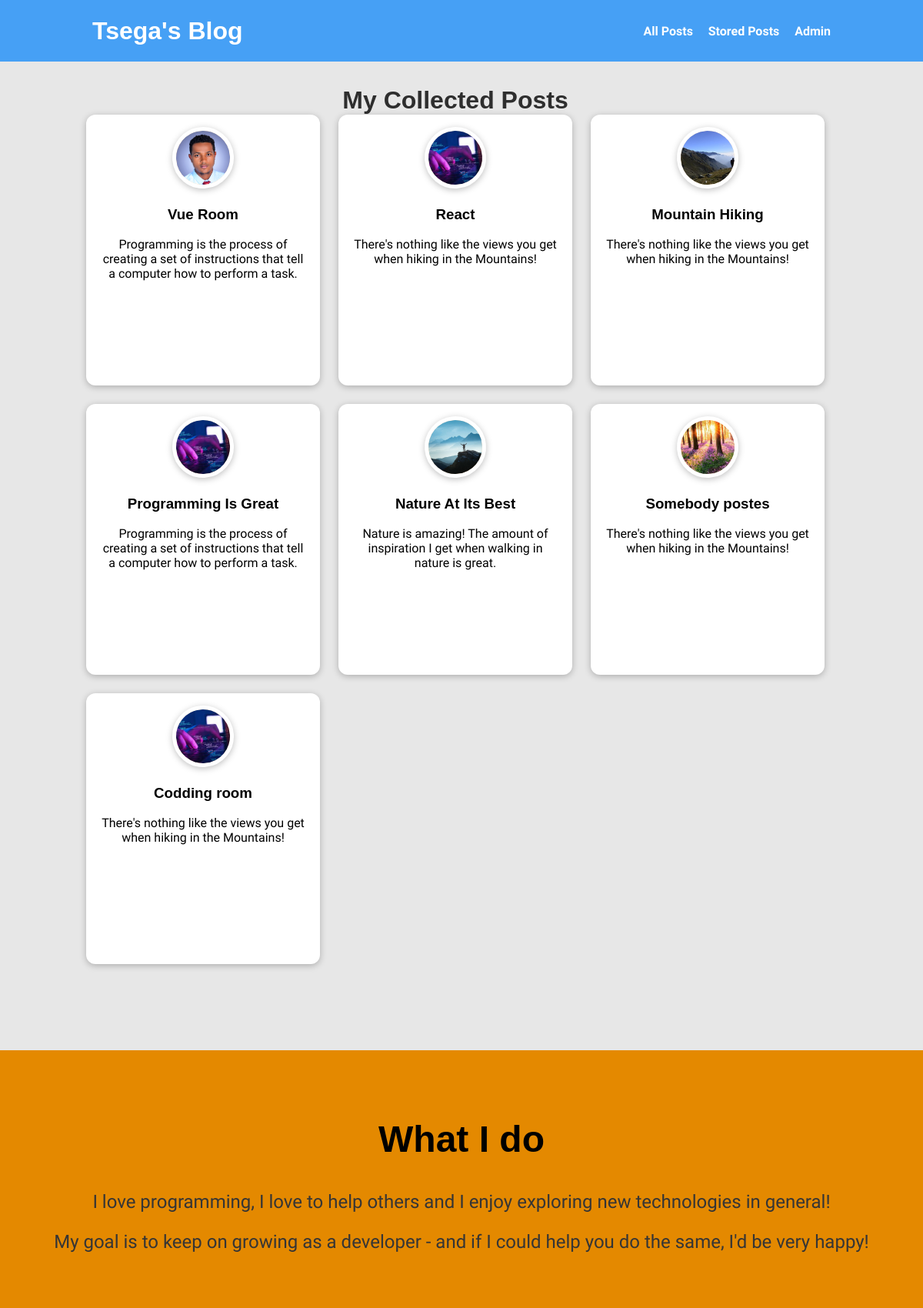
The page /posts on the database its author committed.
### blog/models.py (models this page shows, shortened)
class Post(models.Model):
    title = models.CharField(max_length=150)
    excerpt = models.CharField(max_length=200)
    image = models.ImageField(upload_to="posts", null = True)
    date =  models.DateField(auto_now=True)
    slug = models.SlugField(unique=True, db_index=True)
    content = models.TextField(validators=[MinLengthValidator(10)])
    author = models.ForeignKey(Author, null = True, on_delete=models.SET_NULL, related_name="posts")
    tags = models.ManyToManyField(Tag)

### blog/views.py (the view)
# urls.py: path("posts",views.AllPostsView.as_view(), name="posts-page"),
class AllPostsView(ListView):
    template_name = "blog/all-posts.html"
    model = Post
    ordering= ["-date"]
    context_object_name= "all_posts"

### blog/templates/blog/all-posts.html (shortened to what this page needs)
{% extends 'base.html' %}
{% load static %}
{% block css_files %}
<link rel ="stylesheet" href="{% static "blog/post.css" %}">
<link rel ="stylesheet" href="{% static "blog/all-posts.css" %}">
{% endblock  %}
{% block  content%}
<section id="all-posts">
  <h2>My Collected Posts</h2>
     <ul>
      {% for post in all_posts %}
      {% include 'blog/includes/post.html' %}
      {% endfor %}
     </ul>
</section>
{% include 'footer.html' %}
{% endblock  %}

### blog/templates/blog/includes/post.html (shortened to what this page needs)
<li>
    <article class="post">
        <a href ="{% url 'posts-detail-page' post.slug%}">
            <img src="{{post.image.url}}" alt="{{post.title}}">
            <div class="post_content">
                <h3>{{post.title}}</h3>
                <p>{{post.excerpt}}</p>
                <br>
            </div>
        </a>
     </article>
 </li>

### static/app.css (style rules this page uses)
* { box-sizing: border-box; }
html { font-family: 'Roboto Condensed', sans-serif; }
body { margin: 0; }
h1, h2, h3 { font-family: 'Loto', sans-serif; font-weight: bold; }

### blog/static/blog/post.css (style rules this page uses)
.post { display: flex; flex-direction: column; align-items: center; text-align: center; }
.post a { text-decoration: none; color: black; transition: all 0.2s ease; padding: 1rem; }
.post img { width: 5rem; height: 5rem; object-fit: cover; object-position: top; border: 5px solid white; border-radius: 50%; background-color: #ffe1bf; transform: rotateZ(-5deg); box-shadow: 0 2px 8px rgba(0, 0, 0, 0.25); }

### blog/static/blog/all-posts.css (style rules this page uses)
body { background-color: #e7e7e7; }
#all-posts { margin: 7rem; width: 90%; max-width: 60rem; }
#all-posts h2 { text-align: center; font-size: 2rem; color: #2e2e2e; margin: 0; }
ul { list-style: none; margin: 0; padding: 0; display: grid; grid-template-columns: repeat(auto-fill, minmax(17rem, 1fr)); gap: 1.5rem; }
.post img { width: 7rem; height: 7rem; }
.post a { height: 22rem; transform-origin: center; box-shadow: 0 2px 8px rgba(0, 0, 0, 0.25); border-radius: 12px; background-color: white; }

### rows shown on the page
Post: image (picture), title "Vue Room", excerpt "Programming is the process of creating a set of instructions that tell a computer how to perform a task."
Post: image (picture), title "React", excerpt "There's nothing like the views you get when hiking in the Mountains!"
Post: image (picture), title "Mountain Hiking", excerpt "There's nothing like the views you get when hiking in the Mountains!"
Post: image (picture), title "Programming Is Great", excerpt "Programming is the process of creating a set of instructions that tell a computer how to perform a task."
Post: image (picture), title "Nature At Its Best", excerpt "Nature is amazing! The amount of inspiration I get when walking in nature is great."
Post: image (picture), title "Somebody postes", excerpt "There's nothing like the views you get when hiking in the Mountains!"
Post: image (picture), title "Codding room", excerpt "There's nothing like the views you get when hiking in the Mountains!"
